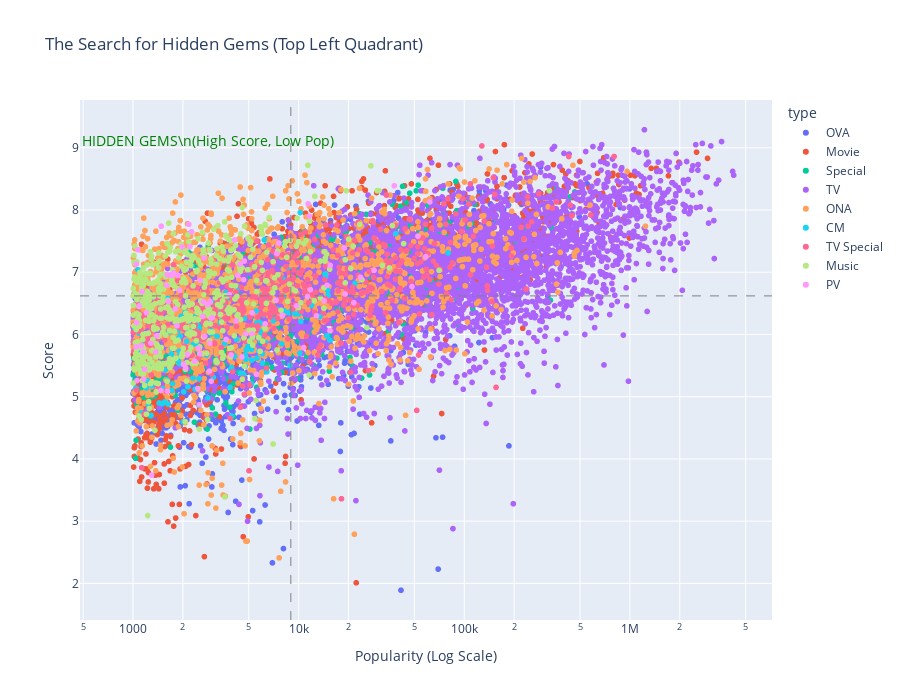

The code cell stored with this chart in its notebook:
### Markdown cell above
### In this sea of content, are there masterpieces that no one watches?
### Are there any hidden gems?
Let's look for shows that are amazing (High Score) but ignored (Low Popularity).

### Code cell
# Identify candidate 'hidden gems' — well-rated but not broadly popular shows
# We require a minimum number of members to avoid tiny-sample artifacts
gem_data = anime_clean[(anime_clean['score'] > 0) & (anime_clean['members'] > 1000)] # Minimum threshhold to be a "gem" not just a glitch   

# --- SCATTER PLOT (Hidden Gems) ---
fig = px.scatter(
    gem_data,
    x="members",
    y="score",
    color="type",
    hover_name="title",
    log_x=True, # Essential for popularity
    title="The Search for Hidden Gems (Top Left Quadrant)",
    labels={'members': 'Popularity (Log Scale)', 'score': 'Score'},
    height=700
)

# Add Quadrant Lines
# "Popularity" median and "Score" median
median_pop = gem_data['members'].median()
median_score = gem_data['score'].median()

fig.add_vline(x=median_pop, line_width=1, line_dash="dash", line_color="grey")
fig.add_hline(y=median_score, line_width=1, line_dash="dash", line_color="grey")

# Annotation
fig.add_annotation(
    x=np.log10(median_pop) - 0.5, # Adjusted for log scale visual placement
    y=median_score + 2.5,
    text="HIDDEN GEMS\\n(High Score, Low Pop)",
    showarrow=False,
    font=dict(color="green", size=14)
)

fig.show()

### Figure 1 — Plotly figure (JSON) as saved in the notebook; plotly's stock layout.template omitted (floating-point values rounded to 4 significant figures; data arrays with more than 128 entries replaced by an {"elided": "..."} marker saying what was removed)
{"data": [{"hovertemplate": "<b>%{hovertext}</b><br><br>type=OVA<br>Popularity (Log Scale)=%{x}<br>Score=%{y}<extra></extra>", "hovertext": {"elided": "3208 str values"}, "legendgroup": "OVA", "marker": {"color": "#636efa", "symbol": "circle"}, "mode": "markers", "name": "OVA", "showlegend": true, "type": "scattergl", "x": {"elided": "3208 int values"}, "xaxis": "x", "y": {"elided": "3208 float values"}, "yaxis": "y"}, {"hovertemplate": "<b>%{hovertext}</b><br><br>type=Movie<br>Popularity (Log Scale)=%{x}<br>Score=%{y}<extra></extra>", "hovertext": {"elided": "2045 str values"}, "legendgroup": "Movie", "marker": {"color": "#EF553B", "symbol": "circle"}, "mode": "markers", "name": "Movie", "showlegend": true, "type": "scattergl", "x": {"elided": "2045 int values"}, "xaxis": "x", "y": {"elided": "2045 float values"}, "yaxis": "y"}, {"hovertemplate": "<b>%{hovertext}</b><br><br>type=Special<br>Popularity (Log Scale)=%{x}<br>Score=%{y}<extra></extra>", "hovertext": {"elided": "1270 str values"}, "legendgroup": "Special", "marker": {"color": "#00cc96", "symbol": "circle"}, "mode": "markers", "name": "Special", "showlegend": true, "type": "scattergl", "x": {"elided": "1270 int values"}, "xaxis": "x", "y": {"elided": "1270 float values"}, "yaxis": "y"}, {"hovertemplate": "<b>%{hovertext}</b><br><br>type=TV<br>Popularity (Log Scale)=%{x}<br>Score=%{y}<extra></extra>", "hovertext": {"elided": "4854 str values"}, "legendgroup": "TV", "marker": {"color": "#ab63fa", "symbol": "circle"}, "mode": "markers", "name": "TV", "showlegend": true, "type": "scattergl", "x": {"elided": "4854 int values"}, "xaxis": "x", "y": {"elided": "4854 float values"}, "yaxis": "y"}, {"hovertemplate": "<b>%{hovertext}</b><br><br>type=ONA<br>Popularity (Log Scale)=%{x}<br>Score=%{y}<extra></extra>", "hovertext": {"elided": "1618 str values"}, "legendgroup": "ONA", "marker": {"color": "#FFA15A", "symbol": "circle"}, "mode": "markers", "name": "ONA", "showlegend": true, "type": "scattergl", "x": {"elided": "1618 int values"}, "xaxis": "x", "y": {"elided": "1618 float values"}, "yaxis": "y"}, {"hovertemplate": "<b>%{hovertext}</b><br><br>type=CM<br>Popularity (Log Scale)=%{x}<br>Score=%{y}<extra></extra>", "hovertext": {"elided": "163 str values"}, "legendgroup": "CM", "marker": {"color": "#19d3f3", "symbol": "circle"}, "mode": "markers", "name": "CM", "showlegend": true, "type": "scattergl", "x": {"elided": "163 int values"}, "xaxis": "x", "y": {"elided": "163 float values"}, "yaxis": "y"}, {"hovertemplate": "<b>%{hovertext}</b><br><br>type=TV Special<br>Popularity (Log Scale)=%{x}<br>Score=%{y}<extra></extra>", "hovertext": {"elided": "491 str values"}, "legendgroup": "TV Special", "marker": {"color": "#FF6692", "symbol": "circle"}, "mode": "markers", "name": "TV Special", "showlegend": true, "type": "scattergl", "x": {"elided": "491 int values"}, "xaxis": "x", "y": {"elided": "491 float values"}, "yaxis": "y"}, {"hovertemplate": "<b>%{hovertext}</b><br><br>type=Music<br>Popularity (Log Scale)=%{x}<br>Score=%{y}<extra></extra>", "hovertext": {"elided": "525 str values"}, "legendgroup": "Music", "marker": {"color": "#B6E880", "symbol": "circle"}, "mode": "markers", "name": "Music", "showlegend": true, "type": "scattergl", "x": {"elided": "525 int values"}, "xaxis": "x", "y": {"elided": "525 float values"}, "yaxis": "y"}, {"hovertemplate": "<b>%{hovertext}</b><br><br>type=PV<br>Popularity (Log Scale)=%{x}<br>Score=%{y}<extra></extra>", "hovertext": ["Aikatsu Academy!", "Animegatari x Koukaku Kidoutai Collab Eizou", "Anison Nippon", "Arknights", "Arknights 2024 Special Commemorative Animation PV", "Aru Zombie Shoujo no Sainan PV", "Benghuai: Xing Qiong Tiedao - Qian Xing Ji You PVs", "Bibury", "Bishoujo Mobage: Mobami-chan", "Bleach 20th PV", "Blood Lad: Kanketsu Kinen", "Blue Archive PVs", "Blue Archive: 1.5-shuunen Kinen Short Animation", "Chiryokumaru", "Debby the Corsifa wa Makezugirai PV", "Dungeon Meshi PVs", "Echo", "Ensemble Stars!! 5th Anniversary Animation PV", "Fate/strange Fake PV", "Gantz x Senran Kagura New Link", "Grendizer Giga", "Hachigatsu no Cinderella Nine PV", "Hanamaru Youchien Special Preview", "Hangyakusei Million Arthur PV", "Hololive Alternative", "Horny", "Houseki no Kuni PV", "Isekai Quartet Relay PVs", "Jujutsu Kaisen Official PVs", "Kaguya-sama wa Kokurasetai: Ultra Romantic Teaser PV - Ishigami Yuu wa Kataritai", "Kakushigoto PV", "Kami nomi zo Shiru Sekai PV", "Kimi ga Shinu made Koi wo Shitai Pilot", "Kimi ni Aeta!", "Kimi wa Houkago Insomnia PV", "Kyoukaisenjou no Horizon Special", "La Rose de Versailles", "Magia Record: Mahou Shoujo Madoka☆Magica Gaiden PVs", "Mahouka Koukou no Rettousei 10-shuunen Kinen PV", "Mahoutsukai no Yome: Gakuin-hen", "Manga \"Bakemonogatari\" Shaft Seisaku Tokubetsu PV", "Maria†Holic: Runrun Riru Ranran Rara", "Match Shoujo PV", "Meisou! Underworld", "Mob Psycho 100: Tankoubon Hatsubai Kinen Anime", "Momose Akira no Hatsukoi Hatanchuu. PV", "Moonrakers", "Nisekoimonogatari", "Okitegami Kyouko no Bibouroku x Monogatari", "One Piece x Kawaisouni: Kono Boushi wo Omae ni Azukeru", "Picotopia", "Pokemon Black and White 2: Introduction Movie", "Pokemon Center Okinawa PV", "Pokemon Masters: Trainers Daishuuketsu Special Animation", "Queen's Blade Rebellion vs. Hagure Yuusha no Aesthetica", "Re:Zero kara Hajimeru Isekai Seikatsu - Memory Snow Announcement", "Road of Naruto", "Rokujouma no Shinryakusha!? PV", "Ryuugajou Nanana no Maizoukin PV", "Satsuriku Tenshi Jibril PV", "Seitokai ni mo Ana wa Aru! PV", "Shadowverse PVs", "Shoujo☆Kageki Revue Starlight Re LIVE 1st Anniversary PV", "Tales of the Rays", "The God of High School PV", "The iDOLM@STER Cinderella Girls 2-shuunen Kinen PV", "The iDOLM@STER Cinderella Girls: Starlight Stage - 5-shuunen Kinen \"Go Just Go!\" PV", "The iDOLM@STER Million Live! \"Dreaming!\" Animation PV", "The iDOLM@STER Million Live! 1-shuunen Kinen PV", "The iDOLM@STER Million Live! 4-shuunen Kinen PV", "Timing", "Toaru Majutsu no Index 10-shuunen Kinen PV", "Toji no Miko: Kizamishi Issen no Tomoshibi PVs", "Tonari no Kaibutsu-kun PV", "Transformers 40th Anniversary Special Movie", "Tsuki no Sango", "Twisted-Wonderland 1-shuunen Kinen PV", "Twisted-Wonderland 2-shuunen Kinen PV", "Uma Musume: Pretty Derby PV", "Vocaloid China Project Senden Animation", "Waanabi.jk", "Wasure-boshi", "Yamada-kun to 7-nin no Majo PV", "Youkoso Jitsuryoku Shijou Shugi no Kyoushitsu e PV", "Yu-Gi-Oh! Card Game: The Chronicles PV", "Yuanshen Tiwate Pian: Mu Jian PV - Dong Ye Yu Xi", "Yuanshen: Hai Dengjie CM Duanpian - Ming Xiao Huanmeng", "Yuanshen: Juqing CM Duanpian", "Yuanshen: Xumi CM Duanpian", "Yuanshen: Xuqu PV - Zhi Zhongmu de Huanyan", "Yuanshen: Yin Ran PV - Yi Fan Liao Zhu Ming", "Yuri!!! on Ice The Movie: Ice Adolescence PV"], "legendgroup": "PV", "marker": {"color": "#FF97FF", "symbol": "circle"}, "mode": "markers", "name": "PV", "showlegend": true, "type": "scattergl", "x": [1054, 2966, 1161, 7376, 1047, 2510, 1068, 2076, 2894, 11418, 21558, 7578, 4293, 2464, 1635, 5224, 4430, 1608, 11782, 5566, 1175, 2135, 2962, 2481, 11606, 1296, 19063, 7974, 52553, 61855, 9707, 1120, 2260, 1134, 2658, 5236, 3912, 12813, 2550, 15508, 4699, 4545, 1150, 2530, 4194, 1803, 2018, 48357, 10751, 1393, 1613, 18814, 1045, 3013, 15465, 3821, 37802, 7306, 14268, 2357, 2686, 1283, 1842, 4779, 23593, 4656, 1092, 2643, 3648, 2918, 1058, 14855, 2707, 2823, 1480, 6278, 1755, 1204, 11308, 2908, 1474, 1374, 58596, 28558, 2206, 2174, 4116, 1867, 1716, 1981, 1600, 1913], "xaxis": "x", "y": [6.19, 5.25, 5.28, 7.3, 7.13, 4.87, 7.36, 5.46, 5.41, 8.1, 6.51, 7.47, 6.95, 5.13, 6.53, 6.01, 7.13, 6.96, 6.72, 5.36, 5.44, 5.68, 6.26, 5.78, 7.9, 3.74, 6.65, 6.31, 7.58, 8.13, 6.46, 5.82, 7.65, 6.69, 6.53, 6.35, 5.67, 6.3, 6.87, 7.11, 7.18, 5.64, 5.72, 5.69, 6.22, 6.41, 5.52, 6.77, 5.79, 5.98, 5.09, 7.39, 5.8, 6.27, 6.06, 6.64, 8.39, 6.55, 6.54, 5.57, 7.23, 5.86, 6.14, 6.01, 6.92, 6.88, 6.46, 6.29, 5.92, 6.53, 5.26, 6.79, 5.97, 6.48, 7.74, 6.17, 6.99, 6.35, 6.61, 5.86, 5.1, 5.72, 7.25, 7.03, 7.41, 7.77, 7.52, 6.95, 6.95, 7.41, 6.79, 6.71], "yaxis": "y"}], "layout": {"annotations": [{"font": {"color": "green", "size": 14}, "showarrow": false, "text": "HIDDEN GEMS\\n(High Score, Low Pop)", "x": 3.453, "y": 9.12}], "height": 700, "legend": {"title": {"text": "type"}, "tracegroupgap": 0}, "shapes": [{"line": {"color": "grey", "dash": "dash", "width": 1}, "type": "line", "x0": 8972, "x1": 8972, "xref": "x", "y0": 0, "y1": 1, "yref": "y domain"}, {"line": {"color": "grey", "dash": "dash", "width": 1}, "type": "line", "x0": 0, "x1": 1, "xref": "x domain", "y0": 6.62, "y1": 6.62, "yref": "y"}], "title": {"text": "The Search for Hidden Gems (Top Left Quadrant)"}, "xaxis": {"anchor": "y", "domain": [0, 1], "title": {"text": "Popularity (Log Scale)"}, "type": "log"}, "yaxis": {"anchor": "x", "domain": [0, 1], "title": {"text": "Score"}}}}
